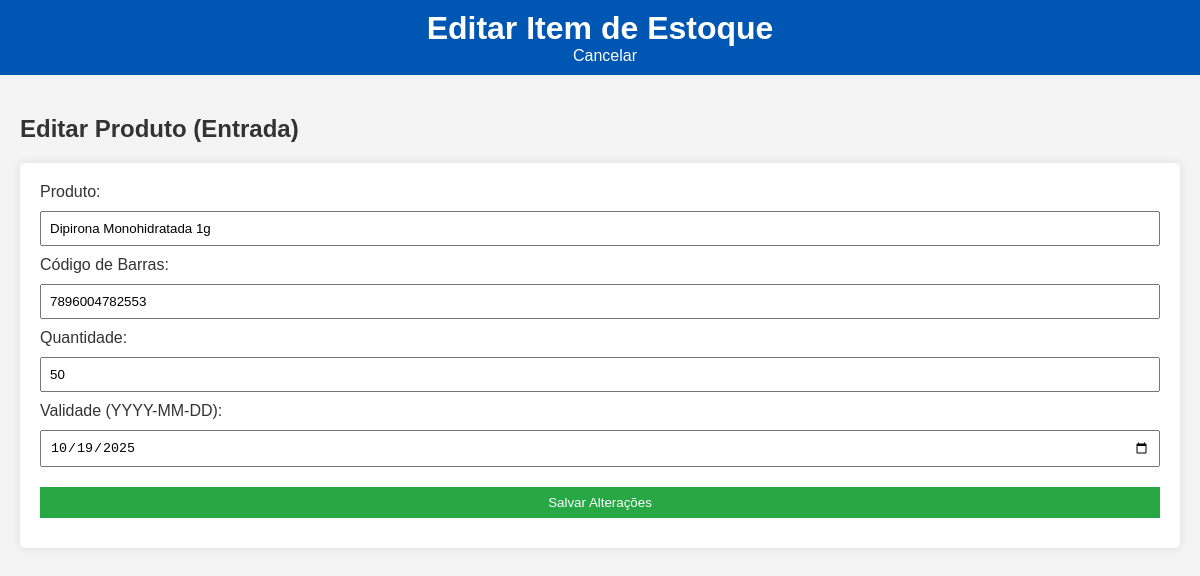
/estoque/editar/1, run on the app's committed database.
### tables this page shows
CREATE TABLE estoque (
                 id INTEGER PRIMARY KEY,
                 produto TEXT,
                 codigo_barras TEXT,
                 quantidade INTEGER,
                 validade DATE);

### app.py (the view, shortened to what this page needs)
@app.route('/estoque/editar/<int:id>', methods=['GET', 'POST'])
def editar_item(id):
    conn = sqlite3.connect('gestao.db')
    c = conn.cursor()
    c.execute("SELECT * FROM estoque WHERE id = ?", (id,))
    item = c.fetchone()
    conn.close()
    return render_template('editar_item.html', item=item)

### templates/editar_item.html (shortened to what this page needs)
<!DOCTYPE html>
<html lang="pt-BR">
<head>
    <link rel="stylesheet" href="{{ url_for('static', filename='style.css') }}">
</head>
<body>
    <header>
        <h1>Editar Item de Estoque</h1>
        <a href="{{ url_for('estoque') }}" class="back-btn">Cancelar</a>
    </header>
    <main>
        <h2>Editar Produto (Entrada)</h2>
        <form method="POST" aria-label="Formulário de edição de produto">
            <label for="produto">Produto:</label>
            <input type="text" id="produto" name="produto" required aria-required="true" value="{{ item[1] }}" ><br>
            <label for="codigo_barras">Código de Barras:</label>
            <input type="text" id="codigo_barras" name="codigo_barras" required aria-required="true" value="{{ item[2] }}"><br>
            <label for="quantidade">Quantidade:</label>
            <input type="number" id="quantidade" name="quantidade" required aria-required="true" value="{{ item[3] }}"><br>
            <label for="validade">Validade (YYYY-MM-DD):</label>
            <input type="date" id="validade" name="validade" required aria-required="true" value="{{ item[4] }}"><br>
            <button type="submit">Salvar Alterações</button>
        </form>
    </main>
</body>
</html>

### static/style.css (style rules this page uses)
body { font-family: Arial, sans-serif; background-color: #f4f4f4; color: #333; margin: 0; padding: 0; }
header { background: #0056b3; color: white; padding: 10px; text-align: center; }
header h1 { margin: 0; }
.back-btn { color: white; text-decoration: none; margin-left: 10px; }
main { padding: 20px; }
form { background: white; padding: 20px; border-radius: 5px; box-shadow: 0 0 10px rgba(0,0,0,0.1); }
input, button { margin: 10px 0; padding: 8px; width: 100%; box-sizing: border-box; }
button { background: #28a745; color: white; border: none; cursor: pointer; }
:root { --contrast-ratio: 4.5; }

### data on the page
estoque: produto "Dipirona Monohidratada 1g", codigo_barras "7896004782553", quantidade "50", validade "10/19/2025"
